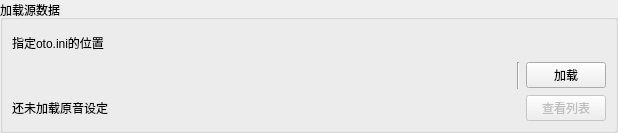
<?xml version="1.0" encoding="UTF-8"?>
<ui version="4.0">
 <class>OtoFileLoadWidget</class>
 <widget class="QWidget" name="OtoFileLoadWidget">
  <property name="geometry">
   <rect>
    <x>0</x>
    <y>0</y>
    <width>618</width>
    <height>133</height>
   </rect>
  </property>
  <property name="windowTitle">
   <string>Form</string>
  </property>
  <layout class="QVBoxLayout" name="verticalLayout">
   <property name="leftMargin">
    <number>0</number>
   </property>
   <property name="topMargin">
    <number>0</number>
   </property>
   <property name="rightMargin">
    <number>0</number>
   </property>
   <property name="bottomMargin">
    <number>0</number>
   </property>
   <item>
    <widget class="QGroupBox" name="groupBox_4">
     <property name="title">
      <string>加载源数据</string>
     </property>
     <layout class="QVBoxLayout" name="verticalLayout_6">
      <item>
       <widget class="QLabel" name="label">
        <property name="text">
         <string>指定oto.ini的位置</string>
        </property>
       </widget>
      </item>
      <item>
       <widget class="QWidget" name="loadOtoWidget" native="true">
        <layout class="QHBoxLayout" name="horizontalLayout">
         <property name="leftMargin">
          <number>0</number>
         </property>
         <property name="topMargin">
          <number>0</number>
         </property>
         <property name="rightMargin">
          <number>0</number>
         </property>
         <property name="bottomMargin">
          <number>0</number>
         </property>
         <item>
          <widget class="OtoFileNameEditWithOpenBrowse" name="openFileNameEdit" native="true">
           <property name="sizePolicy">
            <sizepolicy hsizetype="Expanding" vsizetype="Preferred">
             <horstretch>0</horstretch>
             <verstretch>0</verstretch>
            </sizepolicy>
           </property>
          </widget>
         </item>
         <item>
          <widget class="Line" name="line">
           <property name="orientation">
            <enum>Qt::Vertical</enum>
           </property>
          </widget>
         </item>
         <item>
          <widget class="QPushButton" name="loadButton">
           <property name="text">
            <string>加载</string>
           </property>
          </widget>
         </item>
        </layout>
       </widget>
      </item>
      <item>
       <layout class="QHBoxLayout" name="horizontalLayout_8">
        <item>
         <widget class="QLabel" name="countLabel">
          <property name="text">
           <string>还未加载原音设定</string>
          </property>
         </widget>
        </item>
        <item>
         <spacer name="horizontalSpacer_5">
          <property name="orientation">
           <enum>Qt::Horizontal</enum>
          </property>
          <property name="sizeHint" stdset="0">
           <size>
            <width>40</width>
            <height>20</height>
           </size>
          </property>
         </spacer>
        </item>
        <item>
         <widget class="QPushButton" name="showOtoListButton">
          <property name="enabled">
           <bool>false</bool>
          </property>
          <property name="text">
           <string>查看列表</string>
          </property>
         </widget>
        </item>
       </layout>
      </item>
     </layout>
    </widget>
   </item>
  </layout>
 </widget>
 <customwidgets>
  <customwidget>
   <class>OtoFileNameEditWithOpenBrowse</class>
   <extends>QWidget</extends>
   <header>utils/widgets/otofilenameeditwithbrowse.h</header>
   <container>1</container>
  </customwidget>
 </customwidgets>
 <resources/>
 <connections/>
</ui>
